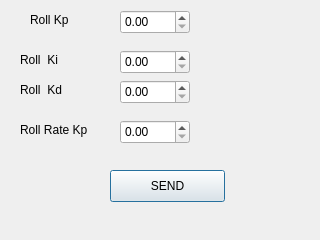
<?xml version="1.0" encoding="UTF-8"?>
<ui version="4.0">
 <class>PidDialog</class>
 <widget class="QDialog" name="PidDialog">
  <property name="geometry">
   <rect>
    <x>0</x>
    <y>0</y>
    <width>320</width>
    <height>240</height>
   </rect>
  </property>
  <property name="windowTitle">
   <string>Dialog</string>
  </property>
  <widget class="QDoubleSpinBox" name="rollRate">
   <property name="geometry">
    <rect>
     <x>120</x>
     <y>10</y>
     <width>70</width>
     <height>24</height>
    </rect>
   </property>
  </widget>
  <widget class="QDoubleSpinBox" name="rollRateKp">
   <property name="geometry">
    <rect>
     <x>120</x>
     <y>120</y>
     <width>70</width>
     <height>24</height>
    </rect>
   </property>
  </widget>
  <widget class="QLabel" name="label">
   <property name="geometry">
    <rect>
     <x>30</x>
     <y>10</y>
     <width>62</width>
     <height>19</height>
    </rect>
   </property>
   <property name="text">
    <string>Roll Kp</string>
   </property>
  </widget>
  <widget class="QLabel" name="label_2">
   <property name="geometry">
    <rect>
     <x>20</x>
     <y>120</y>
     <width>101</width>
     <height>19</height>
    </rect>
   </property>
   <property name="text">
    <string>Roll Rate Kp</string>
   </property>
  </widget>
  <widget class="QPushButton" name="bSend">
   <property name="geometry">
    <rect>
     <x>110</x>
     <y>170</y>
     <width>115</width>
     <height>32</height>
    </rect>
   </property>
   <property name="text">
    <string>SEND</string>
   </property>
  </widget>
  <widget class="QDoubleSpinBox" name="rollKi">
   <property name="geometry">
    <rect>
     <x>120</x>
     <y>50</y>
     <width>70</width>
     <height>24</height>
    </rect>
   </property>
  </widget>
  <widget class="QLabel" name="label_3">
   <property name="geometry">
    <rect>
     <x>20</x>
     <y>50</y>
     <width>101</width>
     <height>19</height>
    </rect>
   </property>
   <property name="text">
    <string>Roll  Ki</string>
   </property>
  </widget>
  <widget class="QLabel" name="label_4">
   <property name="geometry">
    <rect>
     <x>20</x>
     <y>80</y>
     <width>101</width>
     <height>19</height>
    </rect>
   </property>
   <property name="text">
    <string>Roll  Kd</string>
   </property>
  </widget>
  <widget class="QDoubleSpinBox" name="rollKd">
   <property name="geometry">
    <rect>
     <x>120</x>
     <y>80</y>
     <width>70</width>
     <height>24</height>
    </rect>
   </property>
  </widget>
 </widget>
 <resources/>
 <connections/>
</ui>
